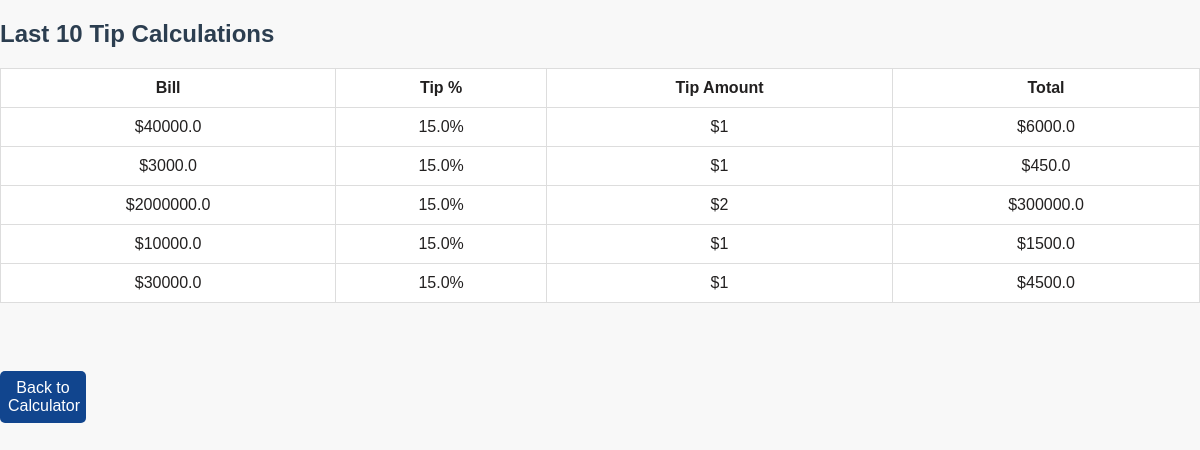
Before: /history with the older database file.
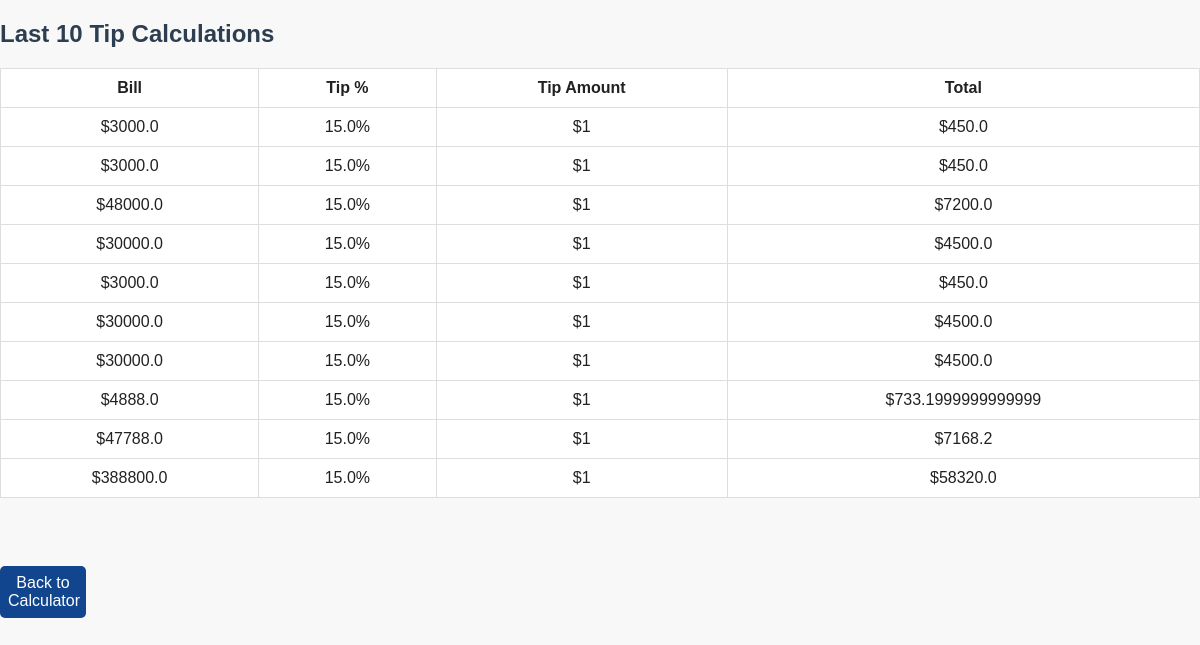
After: the same page with the newer database file.
### tables this page shows
CREATE TABLE tips (
            id INTEGER PRIMARY KEY,
            bill REAL,
            tip_percent REAL,
            people INTEGER,
            tip_amount REAL,
            total_amount REAL,
            per_person REAL,
            created_at TEXT
        );

### app.py (the view)
@app.route('/history')
def history():
    conn = sqlite3.connect(DATABASE)
    c = conn.cursor()
    c.execute("SELECT * FROM tips ORDER BY created_at DESC LIMIT 10")
    data = c.fetchall()
    conn.close()
    return render_template('history.html', records=data)

### templates/history.html (shortened to what this page needs)
<!DOCTYPE html>
<html>
<head>
    <link rel="stylesheet" href="{{ url_for('static', filename='style.css') }}">
</head>
<body>
    <h2>Last 10 Tip Calculations</h2>
    <table>
        <tr>
            <th>Bill</th>
            <th>Tip %</th>
            <th>Tip Amount</th>
            <th>Total</th>
        </tr>
        {% for row in records %}
        <tr>
            <td>${{ row[1] }}</td>
            <td>{{ row[2] }}%</td>
            <td>${{ row[3] }}</td>
            <td>${{ row[4] }}</td>
        </tr>
        {% endfor %}
    </table>
    <br>
    <a href="/">Back to Calculator</a>
</body>
</html>

### static/style.css (style rules this page uses)
body { font-family: Arial, sans-serif; background-color: #f8f8f8; color: #222020; padding: 0px; margin: 0; }
h2, h3 { color: #2c3e50; }
table { border-collapse: collapse; width: 100%; margin-top: 20px; background: #fff; }
th, td { padding: 10px; border: 1px solid #ddd; text-align: center; }
a { background-color: #11458e; width : 70px; color: white; text-decoration: none; padding: 8px; border-radius: 5px; display: inline-block; text-align: center; margin-top: 50px; }

Changed rows visible on the page:
no longer on this page (row unchanged): tips: bill "40000.0", tip_percent "15.0", people "1", tip_amount "6000.0"
no longer on this page (row unchanged): tips: bill "2000000.0", tip_percent "15.0", people "2", tip_amount "300000.0"
no longer on this page (row unchanged): tips: bill "10000.0", tip_percent "15.0", people "1", tip_amount "1500.0"
added tips: bill "3000.0", tip_percent "15.0", people "1", tip_amount "450.0"
added tips: bill "48000.0", tip_percent "15.0", people "1", tip_amount "7200.0"
added tips: bill "3000.0", tip_percent "15.0", people "1", tip_amount "450.0"
added tips: bill "30000.0", tip_percent "15.0", people "1", tip_amount "4500.0"
added tips: bill "30000.0", tip_percent "15.0", people "1", tip_amount "4500.0"
added tips: bill "4888.0", tip_percent "15.0", people "1", tip_amount "733.1999999999999"
added tips: bill "47788.0", tip_percent "15.0", people "1", tip_amount "7168.2"
added tips: bill "388800.0", tip_percent "15.0", people "1", tip_amount "58320.0"
